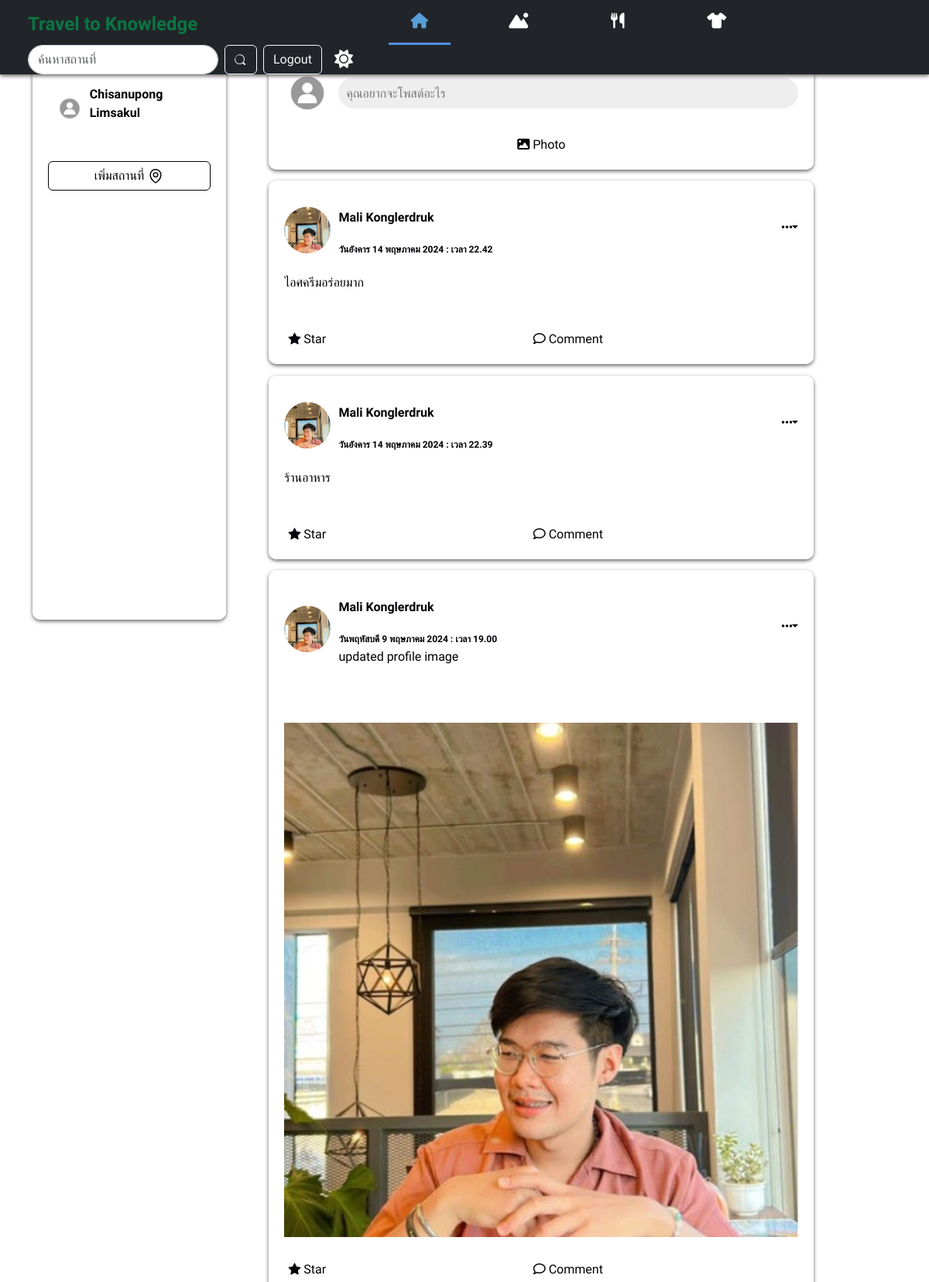
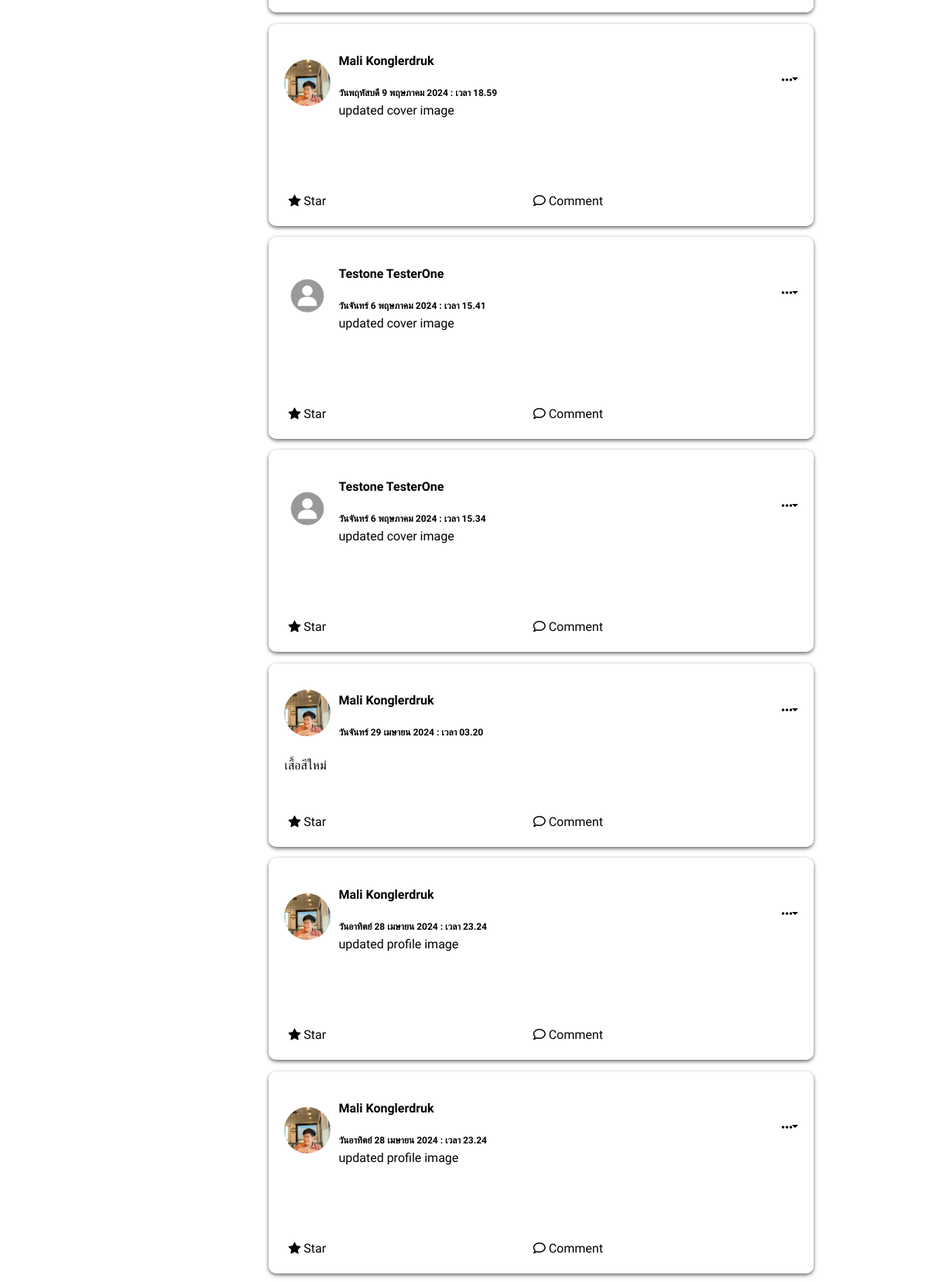
Page /main.php (signed in, upper part) on the committed database (2 pictures, top to bottom).
### tables this page shows
CREATE TABLE `users` (
  `id` int(10) NOT NULL,
  `userid` bigint(19) NOT NULL,
  `url_address` varchar(100) NOT NULL,
  `email` varchar(255) NOT NULL,
  `password` varchar(255) NOT NULL,
  `first_name` varchar(255) NOT NULL,
  `last_name` varchar(255) NOT NULL,
  `urole` varchar(255) NOT NULL,
  `profile_image` varchar(1000) NOT NULL,
  `cover_image` varchar(1000) NOT NULL,
  `created_at` timestamp NOT NULL DEFAULT current_timestamp() ON UPDATE current_timestamp()
);

CREATE TABLE `posts` (
  `id` bigint(19) NOT NULL,
  `postid` bigint(19) NOT NULL,
  `user_id` bigint(19) NOT NULL,
  `post` text NOT NULL,
  `image` varchar(500) NOT NULL,
  `comments` int(11) NOT NULL,
  `category` varchar(255) DEFAULT NULL,
  `location_name` varchar(255) DEFAULT NULL,
  `likes` int(11) NOT NULL,
  `has_image` tinyint(1) NOT NULL,
  `date` timestamp NOT NULL DEFAULT current_timestamp() ON UPDATE current_timestamp(),
  `is_profile_image` tinyint(1) NOT NULL,
  `is_cover_image` tinyint(1) NOT NULL,
  `status` varchar(255) NOT NULL
);

### post.php (called while the page is built, shortened)
<?php
require_once 'config/db.php';
require_once 'user.php';
class Post
{
    public function getAllPosts()
{
    global $conn;
    $query = $conn->prepare("SELECT * FROM posts ORDER BY date DESC");
    $query->execute();
    $result = $query->fetchAll(PDO::FETCH_ASSOC);
    return $result;
}
}

### user.php (called while the page is built, shortened)
<?php
require_once 'config/db.php';
class User
{
public function getUsers($id)
{
    global $conn;
    $query = $conn->prepare("SELECT * FROM users WHERE userid = :id LIMIT 1");
    $query->bindParam(":id", $id, PDO::PARAM_INT);
    $query->execute();
    $result = $query->fetch(PDO::FETCH_ASSOC);
    if ($result) {
        return $result;
    } else {
        return false;
    }
}
}
?>

### image.php (called while the page is built, shortened)
<?php
class Image
{
    public function get_thumb_profile($filename)
    {
        $thumbnail = $filename . "_profile_thumb.jpg";
        if(file_exists( $thumbnail))
        {
            return  $thumbnail;
        }
    }
    public function get_thumb_post($filename)
    {
        $thumbnail = $filename . "_post_thumb.jpg";
        if(file_exists( $thumbnail))
        {
            return  $thumbnail;
        }
    }
}

### function.php (the view, shortened to what this page needs)
<?php
require_once 'autoload.php';
?>
<div class="post">
  <?php
  $image = "images/istockphoto-1337144146-612x612.jpg";
  if (file_exists($ROW_USER['profile_image'])) {
    $image = $image_class->get_thumb_profile($ROW_USER['profile_image']);
  }
  ?>
  <div class="post-top">
    <div class="mt-2 dp">
      <img class="img-fluid col-sm-12 col-md col-lg col-xl" src="<?php echo $image ?>" type="images" alt="">
    </div>
    <div class="post-info">
      <p class="name font-weight-bolder mt-3">
        <a href="./Profilepage.php" class="nav-link">
          <?php echo $ROW_USER['first_name'] . " " . $ROW_USER['last_name'] ?>
        </a>
      </p>
      <span class="time">
        <?php
        $timestamp = strtotime($ROW['date']);
        $dayOfWeekEnglish = strftime('%A', $timestamp);
        $monthOfYearEnglish = strftime('%B', $timestamp);
        $dayOfWeekThaiMap = [
          'Sunday' => 'วันอาทิตย์',
          'Monday' => 'วันจันทร์',
          'Tuesday' => 'วันอังคาร',
          'Wednesday' => 'วันพุธ',
          'Thursday' => 'วันพฤหัสบดี',
          'Friday' => 'วันศุกร์',
          'Saturday' => 'วันเสาร์'
        ];
        $monthOfYearThaiMap = [
          'January' => 'มกราคม',
          'February' => 'กุมภาพันธ์',
          'March' => 'มีนาคม',
          'April' => 'เมษายน',
          'May' => 'พฤษภาคม',
          'June' => 'มิถุนายน',
          'July' => 'กรกฎาคม',
          'August' => 'สิงหาคม',
          'September' => 'กันยายน',
          'October' => 'ตุลาคม',
          'November' => 'พฤศจิกายน',
          'December' => 'ธันวาคม'
        ];
        $dayOfWeekThai = $dayOfWeekThaiMap[$dayOfWeekEnglish] ?? $dayOfWeekEnglish;
        $monthOfYearThai = $monthOfYearThaiMap[$monthOfYearEnglish] ?? $monthOfYearEnglish;
        $formattedDate = $dayOfWeekThai . strftime(' %e ', $timestamp) . $monthOfYearThai . strftime(' %Y : เวลา %H.%M', $timestamp);
        echo $formattedDate;
        ?>
      </span>
      <?php
      if ($ROW['is_profile_image']) {
        echo "<br>";
        echo "<span style='font-weight:normal;coloe:#aaa;'>updated profile image</span>";
      }
      if ($ROW['is_cover_image']) {
        echo "<br>";
        echo "<span style='font-weight:normal;coloe:#aaa;'>updated cover image</span>";
      }
      ?>
    </div>
    <i class="fas fa-ellipsis-h dropdown-toggle" id="dropdownMenuButton1" data-bs-toggle="dropdown"
      aria-expanded="false"></i>
  </div>
  <div class="post-content">
    <?php echo $ROW['post'] ?>
    <br><br>
    <?php
    if (file_exists($ROW['image'])) {
      $image_class = new Image();
      $post_image = $image_class->get_thumb_post($ROW['image']);
      echo "<img src='$post_image' style='width:100%;'/>";
    }
    ?>
  </div>
  <div class="post-bottom">
    <div class="action">
      <i class="bi bi-star-fill"></i>
      <span>Star</span>
    </div>
    <div class="action">
      <i class="far fa-comment"></i>
      <span>Comment</span>
    </div>
  </div>
</div>

### main.php (shortened to what this page needs)
<?php
require_once 'autoload.php';
include "header.php";
?>
<body class="backgrounds">
    <header class="pt-1 px-4 w-100 navbar-expand-xl bg-dark shadows fixed-top">
        <?php
        if (isset($_SESSION['user_login'])) {
            $user_session_id = $_SESSION['user_login'];
            $stmt = $conn->prepare("SELECT * FROM users WHERE id = :user_session_id");
            $stmt->bindParam(':user_session_id', $user_session_id);
            $stmt->execute();
            $row = $stmt->fetch(PDO::FETCH_ASSOC);
        } else {
            $_SESSION['error'] = 'กรุณาเข้าสู่ระบบ!!';
            header('location: login.php');
            exit();
        }
        $post = new Post();
        $posts = $post->getAllPosts();
        $image_class = new Image();
        ?>
        <div
            class="container-fluid d-flex flex-wrap align-items-center justify-content-center justify-content-sm-start justify-content-start ">
            <div class="logo text-left col-12 col-lg-auto"><a href="./main.php" class="nav-link">Travel to Knowledge</a>
            </div>
            <ul class="nav col-12 col-lg-auto me-lg-auto mb-2 justify-content-center mb-md-0 navbars">
                <li><a href="./main.php"
                        class="nav-link px-2 <?php echo basename($_SERVER['PHP_SELF']) == 'main.php' ? 'active' : ''; ?>"><i
                            class="fa fa-home"></i></a></li>
                <li><a href="./travel.php"
                        class="nav-link px-2 <?php echo basename($_SERVER['PHP_SELF']) == 'travel.php' ? 'active' : ''; ?>"><i
                            class="fa-solid fa-mountain-sun"></i></a></li>
                <li><a href="./foodpage.php"
                        class="nav-link px-2 <?php echo basename($_SERVER['PHP_SELF']) == 'foodpage.php' ? 'active' : ''; ?>"><i
                            class="fa-solid fa-utensils"></i></a></li>
                <li><a href="./clothing.php"
                        class="nav-link px-2 <?php echo basename($_SERVER['PHP_SELF']) == 'shirt.php' ? 'active' : ''; ?>"><i
                            class="fa-solid fa-shirt"></i></a></li>
            </ul>
            <div class="collapse navbar-collapse w-auto " id="navbarSupportedContent">
                <form class="d-flex mt-3 mt-lg-0 ms-auto" role="search" action="search.php" method="POST">
                    <input class="form-control me-2 rounded-pill" type="search" placeholder="ค้นหาสถานที่"
                        aria-label="Search" name="search" id="search" autocomplete="off" required>
                    <button class="btn btn-outline-light me-2" type="submit" name="submit"></button>
                </form>
                <div class="text-center">
                    <button type="button" class="btn btn-outline-light"><a class="nav-link" href="./logout.php"
                            id="logout">Logout</a></button>
                </div>
                <div class="icon text-white me-2 px-3"><i class="fa-solid fa-sun" id="theme"></i></div>
            </div>
        </div>
    </header>
    <div class="container ">
        <div class="left-panel">
            <ul>
                <li>
                    <div class="dp">
                        <?php
                        $corner_image = "images/istockphoto-1337144146-612x612.jpg";
                        ?>
                        <img src="<?php echo $corner_image ?>" id="profile_pic">
                    </div>
                    <a href="./Profilepage.php" class="nav-link ms-2">
                        <p style="font-weight:700;"><?php echo $row['first_name'] . " " . $row['last_name'] ?></p>
                    </a>
                </li>
                <div class="mt-3">
                    <button class="btn location btn-outline-light w-100 mt-2" data-bs-target="#AddlocationModal"
                        data-bs-toggle="modal" data-bs-dismiss="modal">
                        <div class="icons h-25 w-100 d-flex align-items-center justify-content-center">
                            <div class="text-center" style="font-size:16px;">เพิ่มสถานที่</div>
                        </div>
                    </button>
                </div>
            </ul>
        </div>
        <div class="container-post">
            <div class="post create" style="margin-top:70px;">
                <div class="post-top">
                    <div class="dp">
                        <img src="<?php echo $corner_image ?>" type="images" alt="">
                    </div>
                    <input type="text" placeholder="คุณอยากจะโพสต์อะไร" data-bs-toggle="modal"
                        data-bs-target="#postModal" readonly style="cursor: pointer;" />
                </div>
            </div>
            <div class="post-bottom">
                <div class="action mx-auto">
                    <i class="fa fa-image"></i>
                    <span>Photo</span>
                </div>
            </div>
        </div>
        <?php
        if ($posts) {
            foreach ($posts as $ROW) {
                $user = new User();
                $ROW_USER = $user->getUsers($ROW['user_id']);
                include 'function.php';
            }
        }
        ?>
    </div>
</body>
</html>

### style/main.css (style rules this page uses)
* { margin: 0; padding: 0; box-sizing: border-box; font-family: "Prompt", sans-serif; }
.backgrounds { background-color: var(--primary-color); }
ul li { padding-left: 3rem; }
.icon { font-size: 1.5rem; cursor: pointer; }
.shadows { box-shadow: 0px 2px 5px rgb(100, 96, 96); }
:root { --primary-color: #fff; --secondary-color: #000106; }
.light-theme { --primary-color: #eee; --secondary-color: #000106; --three-color: #fffffff8; --four-color: #817f7f; }
.navbars li a { width: 5rem; text-align: center; font-size: 1.25rem; color: white; height: 3.4rem; }
.navbars li a.active { color: rgb(87, 157, 214); position: relative; }
.navbars li a.active::after { content: ""; width: 100%; height: 3px; position: absolute; bottom: 0; left: 0; background: rgb(83, 142, 230); }
.logo { font-family: "Kavoon", cursive; font-size: 1.5rem; color: #0b7542; align-items: center; text-align: center; text-decoration: solid; font-weight: bold; margin-right: auto; }
.post-content img { max-width: 100%; height: auto; }
.container { display: grid; grid-template-columns: 1fr 3fr; gap: 1rem; }
.container .left-panel { position: sticky; top: 70px; width: 250px; height: calc(100vh - 70px); }
.left-panel { color: var(--secondary-color); position: fixed; top: 70px; width: 250px; height: calc(100vh - 70px); background-color: var(--three-color); padding: 20px; box-shadow: 0px 2px 5px rgb(100, 96, 96); border-radius: 10px; margin-top: 4.375rem; }
.dp { width: 40px; height: 40px; border-radius: 50%; overflow: hidden; }
.dp > img { width: 100%; cursor: pointer; }
.left-panel ul { padding: 10px 0px; list-style: none; }
.left-panel ul li { display: flex; align-items: center; transition: 0.3s; border-radius: 5px; cursor: pointer; padding: 10px; }
#navbarSupportedContent { flex-grow: 0; }
.bi { cursor: pointer; border-radius: 8px; transition: background-color 0.3s; }
button { font-size: 16px; }
button .icon { width: 22px; height: 22px; }
.btn.location { color: var(--secondary-color); border: 1px solid var(--secondary-color); }
button .icons { gap: 4px; }

### style/post.css (style rules this page uses)
:root { --primary-color: #fff; --secondary-color: #000106; }
.light-theme { --primary-color: #ffffff; --secondary-color: #000106; --three-color: #fffffff8; --four-color: #817f7f; }
.post { width: 44rem; background:var(--three-color); border-radius:10px; padding:10px; margin:0.9rem; box-shadow: 0px 2px 5px rgb(100, 96, 96); }
.post .post-top { display:flex; align-items: center; padding:10px; }
.post .post-top .dp { width:60px; height:60px; border-radius: 50%; overflow:hidden; }
.post .post-top .dp > img { width:100%; cursor:pointer; }
.post .post-top .post-info { margin-left:10px; font-weight: bold; }
.post .post-top .post-info .name { cursor:pointer; font-size:16px; }
.post .post-top .post-info .time { font-size:12px; cursor:pointer; }
.post .post-top i { margin-left:auto; cursor: pointer; color: var(--secondary-color); }
.post .post-top > input { height:40px; padding:5px 10px; border-radius:25px; outline:none; border:none; flex:1; background:#eee; margin-left:10px; }
.post .post-content { font-size:16px; font-weight:normal; padding:10px; }
.post .post-content > img { width:100%; margin:5px 0px; }
.post .post-bottom { box-shadow: 1px solid #ddd; display:flex; justify-content: space-between; padding:5px 5px 0px 5px; color: var(--secondary-color); }
.post .post-bottom .action { padding:10px; border-radius:10px; transition: .3s ease-in; cursor: pointer; }
.post.create .post-bottom > .action { color:var(--secondary-color); }
.post-info { color: var(--secondary-color); }
.post-content { color: var(--secondary-color); }

### style/changeprofile.css (style rules this page uses)
* { margin: 0; padding: 0; box-sizing: border-box; }
.bi { cursor: pointer; border-radius: 8px; transition: background-color 0.3s; }

### function.php (style rules this page uses)
* { margin: 0; padding: 0; box-sizing: border-box; font-family: "Prompt", sans-serif; }

### rows in the picture
users: first_name "Chisanupong", last_name "Limsakul"
posts: users.profile_image (picture), users.first_name "Mali", users.last_name "Konglerdruk", date "วันอังคาร 14 พฤษภาคม 2024 : เวลา 22.42", post "ไอศครีมอร่อยมาก"
posts: users.profile_image (picture), users.first_name "Mali", users.last_name "Konglerdruk", date "วันอังคาร 14 พฤษภาคม 2024 : เวลา 22.39", post "ร้านอาหาร"
posts: users.profile_image (picture), users.first_name "Mali", users.last_name "Konglerdruk", date "วันพฤหัสบดี 9 พฤษภาคม 2024 : เวลา 19.00", is_profile_image "updated profile image", image (picture)
posts: users.profile_image (picture), users.first_name "Mali", users.last_name "Konglerdruk", date "วันพฤหัสบดี 9 พฤษภาคม 2024 : เวลา 18.59", is_cover_image "updated cover image"
posts: users.first_name "Testone", users.last_name "TesterOne", date "วันจันทร์ 6 พฤษภาคม 2024 : เวลา 15.41", is_cover_image "updated cover image"
posts: users.first_name "Testone", users.last_name "TesterOne", date "วันจันทร์ 6 พฤษภาคม 2024 : เวลา 15.34", is_cover_image "updated cover image"
posts: users.profile_image (picture), users.first_name "Mali", users.last_name "Konglerdruk", date "วันจันทร์ 29 เมษายน 2024 : เวลา 03.20", post "เสื้อสีใหม่"
posts: users.profile_image (picture), users.first_name "Mali", users.last_name "Konglerdruk", date "วันอาทิตย์ 28 เมษายน 2024 : เวลา 23.24", is_profile_image "updated profile image"
posts: users.profile_image (picture), users.first_name "Mali", users.last_name "Konglerdruk", date "วันอาทิตย์ 28 เมษายน 2024 : เวลา 23.24", is_profile_image "updated profile image"
